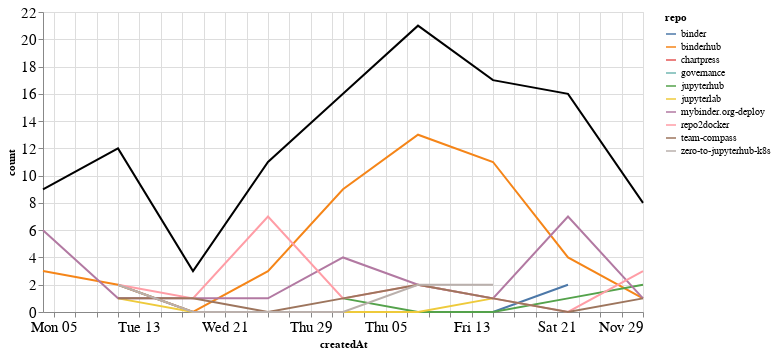

This figure's notebook cell:
### Markdown cell above
## Comments

### Code cell
comments_time = comments.groupby('repo').resample('W', on='createdAt').count()['author'].reset_index()
comments_time = comments_time.rename(columns={'author': 'count'})
comments_time_total = comments_time.groupby('createdAt').agg({"count": "sum"}).reset_index()
ch1 = alt.Chart(comments_time, width=600).mark_line().encode(
    x='createdAt',
    y='count',
    color='repo',
    tooltip="repo"
)

ch2 = alt.Chart(comments_time_total, width=600).mark_line(color="black").encode(
    x='createdAt',
    y='count',
)

ch1 + ch2

### Figure 1 — Vega-Lite specification as saved in the notebook (floating-point values rounded to 4 significant figures)
{"config": {"axisLeft": {"labelFontSize": 15}, "axisBottom": {"labelFontSize": 15}}, "layer": [{"data": {"name": "data-c8d3bb147b075da9069f20a231adf023"}, "mark": "line", "encoding": {"color": {"type": "nominal", "field": "repo"}, "tooltip": {"type": "nominal", "field": "repo"}, "x": {"type": "temporal", "field": "createdAt"}, "y": {"type": "quantitative", "field": "count"}}, "width": 600}, {"data": {"name": "data-a7509de039b7abbcf2ee2d1b54434829"}, "mark": {"type": "line", "color": "black"}, "encoding": {"x": {"type": "temporal", "field": "createdAt"}, "y": {"type": "quantitative", "field": "count"}}, "width": 600}], "$schema": "https://vega.github.io/schema/vega-lite/v4.8.1.json", "datasets": {"data-c8d3bb147b075da9069f20a231adf023": [{"repo": "binder", "createdAt": "2020-10-11T00:00:00", "count": 2}, {"repo": "binder", "createdAt": "2020-10-18T00:00:00", "count": 0}, {"repo": "binder", "createdAt": "2020-10-25T00:00:00", "count": 0}, {"repo": "binder", "createdAt": "2020-11-01T00:00:00", "count": 0}, {"repo": "binder", "createdAt": "2020-11-08T00:00:00", "count": 0}, {"repo": "binder", "createdAt": "2020-11-15T00:00:00", "count": 0}, {"repo": "binder", "createdAt": "2020-11-22T00:00:00", "count": 2}, {"repo": "binderhub", "createdAt": "2020-10-04T00:00:00", "count": 3}, {"repo": "binderhub", "createdAt": "2020-10-11T00:00:00", "count": 2}, {"repo": "binderhub", "createdAt": "2020-10-18T00:00:00", "count": 0}, {"repo": "binderhub", "createdAt": "2020-10-25T00:00:00", "count": 3}, {"repo": "binderhub", "createdAt": "2020-11-01T00:00:00", "count": 9}, {"repo": "binderhub", "createdAt": "2020-11-08T00:00:00", "count": 13}, {"repo": "binderhub", "createdAt": "2020-11-15T00:00:00", "count": 11}, {"repo": "binderhub", "createdAt": "2020-11-22T00:00:00", "count": 4}, {"repo": "binderhub", "createdAt": "2020-11-29T00:00:00", "count": 1}, {"repo": "chartpress", "createdAt": "2020-11-22T00:00:00", "count": 2}, {"repo": "governance", "createdAt": "2020-10-11T00:00:00", "count": 1}, {"repo": "jupyterhub", "createdAt": "2020-11-01T00:00:00", "count": 1}, {"repo": "jupyterhub", "createdAt": "2020-11-08T00:00:00", "count": 0}, {"repo": "jupyterhub", "createdAt": "2020-11-15T00:00:00", "count": 0}, {"repo": "jupyterhub", "createdAt": "2020-11-22T00:00:00", "count": 1}, {"repo": "jupyterhub", "createdAt": "2020-11-29T00:00:00", "count": 2}, {"repo": "jupyterlab", "createdAt": "2020-10-11T00:00:00", "count": 1}, {"repo": "jupyterlab", "createdAt": "2020-10-18T00:00:00", "count": 0}, {"repo": "jupyterlab", "createdAt": "2020-10-25T00:00:00", "count": 0}, {"repo": "jupyterlab", "createdAt": "2020-11-01T00:00:00", "count": 0}, {"repo": "jupyterlab", "createdAt": "2020-11-08T00:00:00", "count": 0}, {"repo": "jupyterlab", "createdAt": "2020-11-15T00:00:00", "count": 1}, {"repo": "mybinder.org-deploy", "createdAt": "2020-10-04T00:00:00", "count": 6}, {"repo": "mybinder.org-deploy", "createdAt": "2020-10-11T00:00:00", "count": 1}, {"repo": "mybinder.org-deploy", "createdAt": "2020-10-18T00:00:00", "count": 1}, {"repo": "mybinder.org-deploy", "createdAt": "2020-10-25T00:00:00", "count": 1}, {"repo": "mybinder.org-deploy", "createdAt": "2020-11-01T00:00:00", "count": 4}, {"repo": "mybinder.org-deploy", "createdAt": "2020-11-08T00:00:00", "count": 2}, {"repo": "mybinder.org-deploy", "createdAt": "2020-11-15T00:00:00", "count": 1}, {"repo": "mybinder.org-deploy", "createdAt": "2020-11-22T00:00:00", "count": 7}, {"repo": "mybinder.org-deploy", "createdAt": "2020-11-29T00:00:00", "count": 1}, {"repo": "repo2docker", "createdAt": "2020-10-11T00:00:00", "count": 2}, {"repo": "repo2docker", "createdAt": "2020-10-18T00:00:00", "count": 1}, {"repo": "repo2docker", "createdAt": "2020-10-25T00:00:00", "count": 7}, {"repo": "repo2docker", "createdAt": "2020-11-01T00:00:00", "count": 1}, {"repo": "repo2docker", "createdAt": "2020-11-08T00:00:00", "count": 2}, {"repo": "repo2docker", "createdAt": "2020-11-15T00:00:00", "count": 1}, {"repo": "repo2docker", "createdAt": "2020-11-22T00:00:00", "count": 0}, {"repo": "repo2docker", "createdAt": "2020-11-29T00:00:00", "count": 3}, {"repo": "team-compass", "createdAt": "2020-10-11T00:00:00", "count": 1}, {"repo": "team-compass", "createdAt": "2020-10-18T00:00:00", "count": 1}, {"repo": "team-compass", "createdAt": "2020-10-25T00:00:00", "count": 0}, {"repo": "team-compass", "createdAt": "2020-11-01T00:00:00", "count": 1}, {"repo": "team-compass", "createdAt": "2020-11-08T00:00:00", "count": 2}, {"repo": "team-compass", "createdAt": "2020-11-15T00:00:00", "count": 1}, {"repo": "team-compass", "createdAt": "2020-11-22T00:00:00", "count": 0}, {"repo": "team-compass", "createdAt": "2020-11-29T00:00:00", "count": 1}, {"repo": "zero-to-jupyterhub-k8s", "createdAt": "2020-10-11T00:00:00", "count": 2}, {"repo": "zero-to-jupyterhub-k8s", "createdAt": "2020-10-18T00:00:00", "count": 0}, {"repo": "zero-to-jupyterhub-k8s", "createdAt": "2020-10-25T00:00:00", "count": 0}, {"repo": "zero-to-jupyterhub-k8s", "createdAt": "2020-11-01T00:00:00", "count": 0}, {"repo": "zero-to-jupyterhub-k8s", "createdAt": "2020-11-08T00:00:00", "count": 2}, {"repo": "zero-to-jupyterhub-k8s", "createdAt": "2020-11-15T00:00:00", "count": 2}], "data-a7509de039b7abbcf2ee2d1b54434829": [{"createdAt": "2020-10-04T00:00:00", "count": 9}, {"createdAt": "2020-10-11T00:00:00", "count": 12}, {"createdAt": "2020-10-18T00:00:00", "count": 3}, {"createdAt": "2020-10-25T00:00:00", "count": 11}, {"createdAt": "2020-11-01T00:00:00", "count": 16}, {"createdAt": "2020-11-08T00:00:00", "count": 21}, {"createdAt": "2020-11-15T00:00:00", "count": 17}, {"createdAt": "2020-11-22T00:00:00", "count": 16}, {"createdAt": "2020-11-29T00:00:00", "count": 8}]}}
